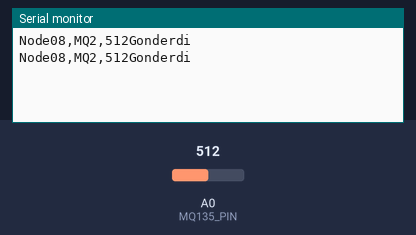
Bench run of a sketch on a simulated Arduino Uno, built with avr-gcc and run on an emulated ATmega328P. Shown: the last lines printed to the serial monitor. Inputs (shaded band) come from the test bench; at power-on: A0 (MQ135_PIN) = 512. No radio packets arrive unless stated.

Above: at 1.8 s.
1.9 s: A0 (MQ135_PIN) set to 716
At 2.8 s:
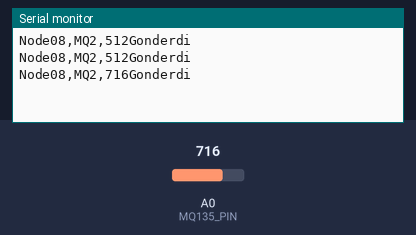
3.4 s: A0 (MQ135_PIN) set to 900
At 4.8 s:
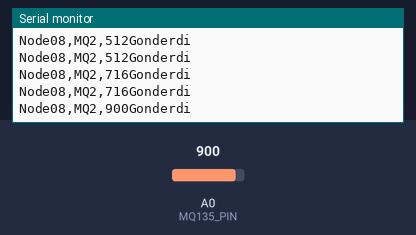
Timing chart, 0 to 6.4 s (numbered marks = the images above; inputs shaded):
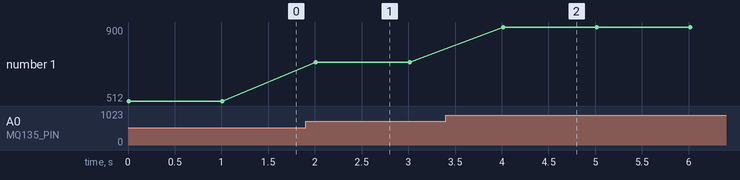

Measured:
- after the input at 1.9 s, the serial monitor: prints a new line after 0.11 s (image 1)
- after the input at 3.4 s, the serial monitor: prints a new line after 0.62 s (image 2)
- plotted number 1: 512 → 716 after the input at 1.9 s, 716 → 900 after the input at 3.4 s

The sketch:

Node1.ino
```cpp
#include <SPI.h>
#include <nRF24L01.h>
#include <RF24.h>

RF24 radio(9, 10); // CE, CSN

const byte address[6] = "00005";
const int MQ135_PIN = A0;

char text[32];
int i=0;
int sensorValue = 0;

void setup() {
  radio.begin();
  Serial.begin(9600);
  radio.openWritingPipe(address);
  radio.setPALevel(RF24_PA_LOW);
  radio.setChannel(81);
  radio.stopListening();
}

void loop() {
  sensorValue = analogRead(MQ135_PIN);
  sprintf(text, "Node08,MQ2,%d", sensorValue);

  if(radio.write(&text, sizeof(text))){
    Serial.print(text);
    Serial.println("Gonderdi");
  }else {
    Serial.println("Gönderim başarısız!");
  }
  delay(1000);
}
```
